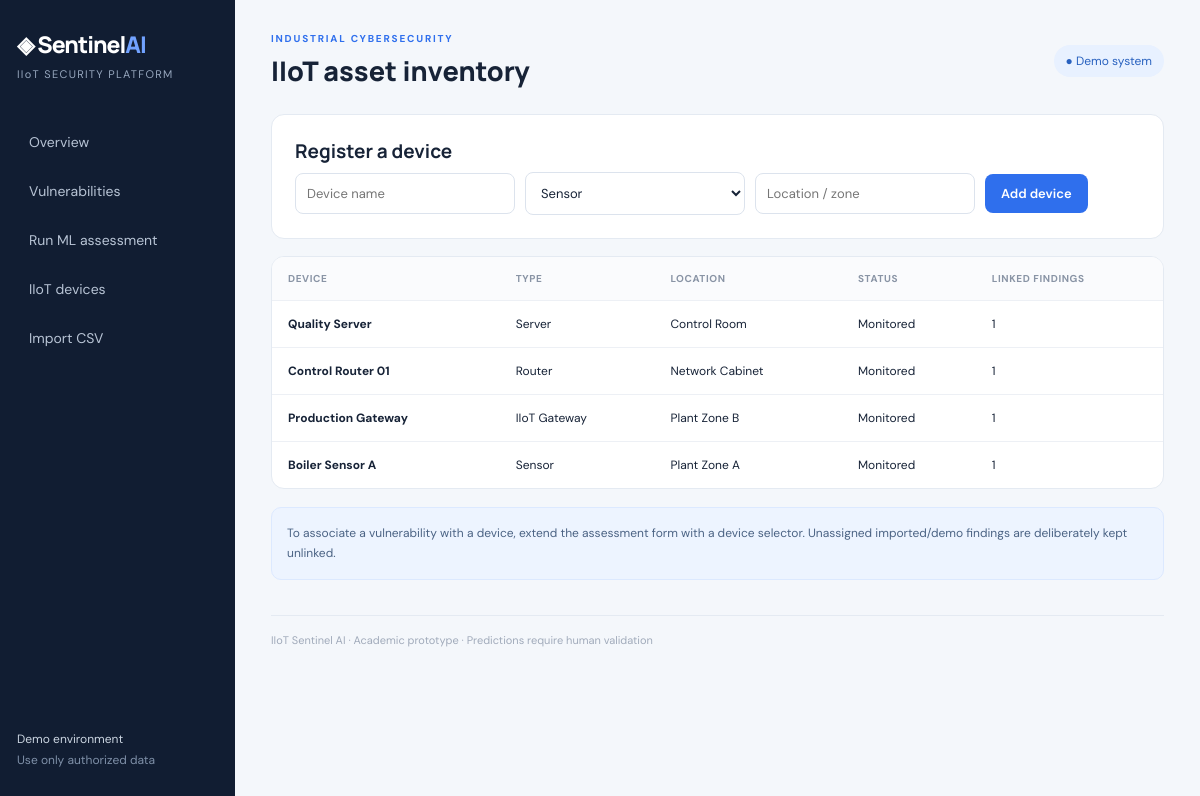
/devices, run on the app's committed database.
### tables this page shows
CREATE TABLE devices (
      id INTEGER PRIMARY KEY AUTOINCREMENT,
      name TEXT NOT NULL,
      device_type TEXT NOT NULL,
      location TEXT,
      status TEXT NOT NULL DEFAULT 'Monitored',
      created_at TEXT NOT NULL
    );

### app.py (the view)
@app.route("/devices")
def devices():
    db = get_db()
    rows = db.execute("SELECT d.*, COUNT(v.id) AS issue_count FROM devices d LEFT JOIN vulnerabilities v ON v.device_id=d.id GROUP BY d.id ORDER BY d.id DESC").fetchall()
    return render_template("devices.html", rows=rows)

### database.py (called while the page is built)
def get_db():
    conn = sqlite3.connect(DB_PATH)
    conn.row_factory = sqlite3.Row
    conn.execute("PRAGMA foreign_keys = ON")
    return conn

### templates/devices.html
{% extends "base.html" %}{% set heading="IIoT asset inventory" %}{% block content %}
<div class="panel"><h2>Register a device</h2><form method="post" action="/devices/add" class="inline-form"><input name="name" placeholder="Device name" required><select name="device_type"><option>Sensor</option><option>IIoT Gateway</option><option>Router</option><option>Controller</option><option>Server</option></select><input name="location" placeholder="Location / zone"><button class="btn">Add device</button></form></div>
<div class="table-wrap"><table><thead><tr><th>Device</th><th>Type</th><th>Location</th><th>Status</th><th>Linked findings</th></tr></thead><tbody>{% for r in rows %}<tr><td><b>{{r["name"]}}</b></td><td>{{r["device_type"]}}</td><td>{{r["location"]}}</td><td>{{r["status"]}}</td><td>{{r["issue_count"]}}</td></tr>{% endfor %}</tbody></table></div>
<p class="note">To associate a vulnerability with a device, extend the assessment form with a device selector. Unassigned imported/demo findings are deliberately kept unlinked.</p>{% endblock %}

### templates/base.html (shortened to what this page needs)
<!doctype html>
<html lang="en"><head><meta charset="utf-8"><meta name="viewport" content="width=device-width, initial-scale=1">
<title>{{ title or "IIoT Sentinel AI" }}</title><link rel="stylesheet" href="{{ url_for('static', filename='style.css') }}"></head>
<body><aside class="sidebar"><div class="brand">◈ Sentinel<span>AI</span></div><div class="small">IIoT SECURITY PLATFORM</div>
<nav><a href="/">Overview</a><a href="/vulnerabilities">Vulnerabilities</a><a href="/analyze">Run ML assessment</a><a href="/devices">IIoT devices</a><a href="/import">Import CSV</a></nav>
<div class="sidebar-note">Demo environment<br><span>Use only authorized data</span></div></aside>
<main class="main"><header><div><div class="eyebrow">INDUSTRIAL CYBERSECURITY</div><h1>{{ heading or "Security overview" }}</h1></div><span class="pill">● Demo system</span></header>
{% block content %}{% endblock %}<footer>IIoT Sentinel AI · Academic prototype · Predictions require human validation</footer></main></body></html>

### static/style.css (style rules this page uses)
:root { --bg:#f4f7fb;--ink:#172337;--muted:#778399;--line:#e4eaf2;--blue:#2f6fed;--nav:#111d32 }
* { box-sizing:border-box }
body { margin:0;background:var(--bg);font-family:'DM Sans',sans-serif;color:var(--ink);display:flex }
.sidebar { width:235px;background:var(--nav);color:white;min-height:100vh;padding:28px 17px;position:fixed;inset:0 auto 0 0;display:flex;flex-direction:column }
.brand { font:800 23px Manrope,sans-serif;letter-spacing:-1px }
.brand span { color:#71a2ff }
.small { font-size:11px;color:#96a6bd;letter-spacing:1.3px;margin-top:7px }
.sidebar nav { display:grid;gap:7px;margin-top:40px }
.sidebar nav a { color:#b8c4d5;text-decoration:none;padding:12px;border-radius:9px;font-size:14px }
.sidebar-note { margin-top:auto;color:#cbd5e1;font-size:12px;line-height:1.8 }
.sidebar-note span { color:#7f90a8 }
.main { margin-left:235px;padding:32px 36px;width:calc(100% - 235px);max-width:1600px }
header { display:flex;justify-content:space-between;align-items:center;margin-bottom:25px }
.eyebrow { font-size:10px;letter-spacing:1.8px;color:var(--blue);font-weight:700 }
h1 { font:800 27px Manrope;margin:7px 0 0 }
h2 { font:700 19px Manrope;margin:0 0 8px }
p { color:var(--muted);line-height:1.65;font-size:13px }
.pill { background:#e8f1ff;color:#2861bf;padding:8px 12px;border-radius:25px;font-size:12px }
.btn { display:inline-block;background:var(--blue);border:0;border-radius:8px;color:white;padding:11px 16px;font:600 13px 'DM Sans';text-decoration:none;cursor:pointer }
.table-wrap { background:#fff;border:1px solid var(--line);border-radius:13px;overflow:auto }
table { width:100%;border-collapse:collapse;font-size:12px;min-width:750px }
th { text-align:left;background:#fafbfd;color:#8994a5;font-size:10px;letter-spacing:.6px;text-transform:uppercase;padding:15px 16px }
td { padding:15px 16px;border-top:1px solid #edf0f5;vertical-align:top }
.note { margin-top:18px;background:#edf4ff;border:1px solid #dce9ff;color:#4b6384;border-radius:10px;padding:15px;font-size:12px;line-height:1.7 }
.form-grid input,.form-grid select,.inline-form input,.inline-form select { display:block;width:100%;margin-top:7px;border:1px solid #dce3ed;border-radius:8px;padding:11px;background:#fff;color:var(--ink);font:13px 'DM Sans' }
.panel { background:#fff;border:1px solid var(--line);border-radius:13px;padding:23px;margin-bottom:17px }
.inline-form,.upload-form { display:flex;gap:10px;align-items:center;flex-wrap:wrap }
.inline-form input,.inline-form select { margin:0;max-width:220px }
footer { margin-top:35px;border-top:1px solid var(--line);padding-top:17px;color:#a0aaba;font-size:11px }

### data on the page
devices: name "Quality Server", device_type "Server", location "Control Room", status "Monitored", issue_count "1"
devices: name "Control Router 01", device_type "Router", location "Network Cabinet", status "Monitored", issue_count "1"
devices: name "Production Gateway", device_type "IIoT Gateway", location "Plant Zone B", status "Monitored", issue_count "1"
devices: name "Boiler Sensor A", device_type "Sensor", location "Plant Zone A", status "Monitored", issue_count "1"

### other printed values
{{ heading or "Security overview" }} "IIoT asset inventory"
